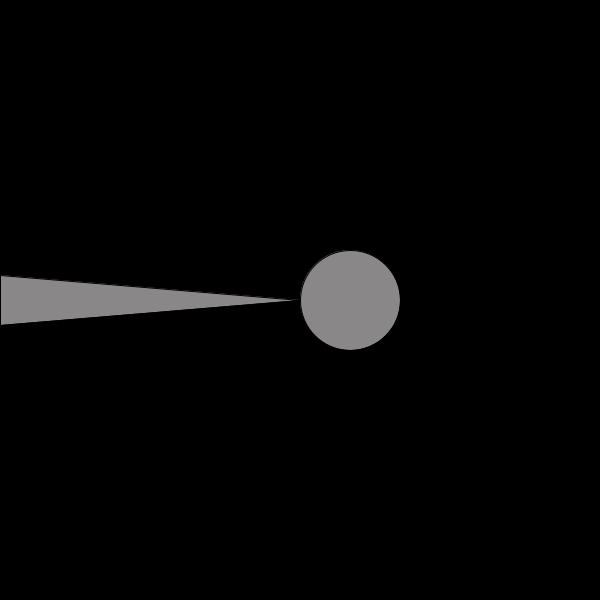
Frame 1 (no input)
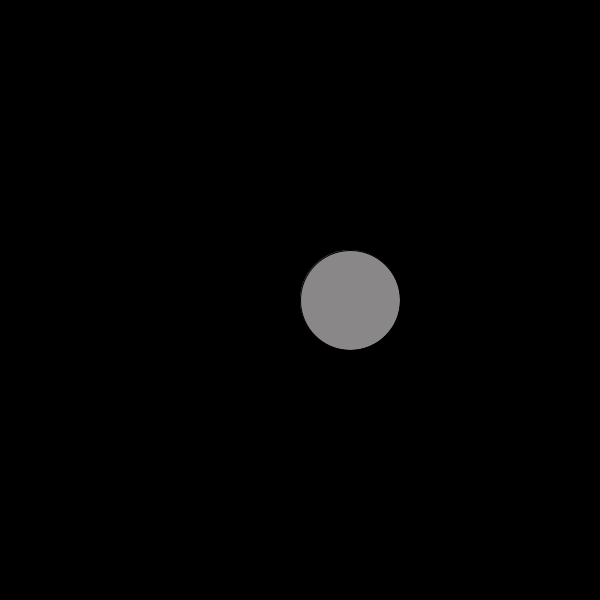
Frame 60 (the mouse pressed at the canvas centre just before this capture)
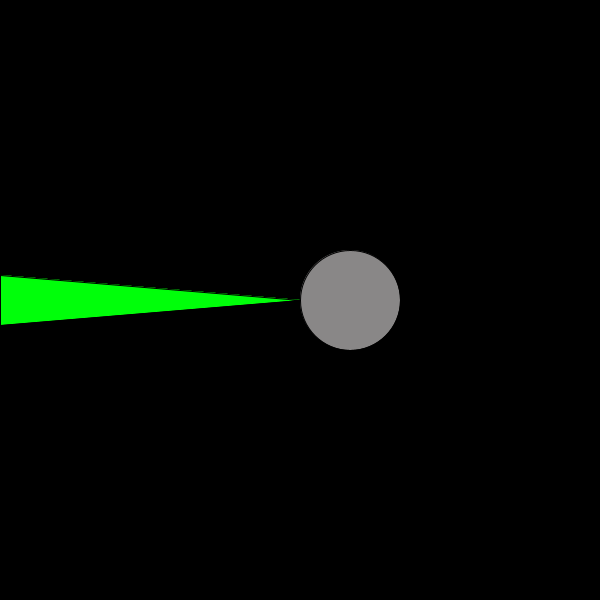
Frame 120 (the mouse held since frame 60 and released just before this capture)

The Processing sketch that drew these frames (run headless with seeded random() and noise(); from frame 60 on, the mouse is pressed at the canvas centre):

// Processing sketch: Death_Star
// ── Death_Star.pde


void setup() {
size(600, 600);
fill(#000000);
rect(0,0,1000,1000);
fill(#898787);
ellipse(350,300,100,100);
}

void draw() {
triangle(300,300,000,325,000,275);
if (mousePressed) {
fill(#00FF0A);
} else {
fill(#000000);
}
}
